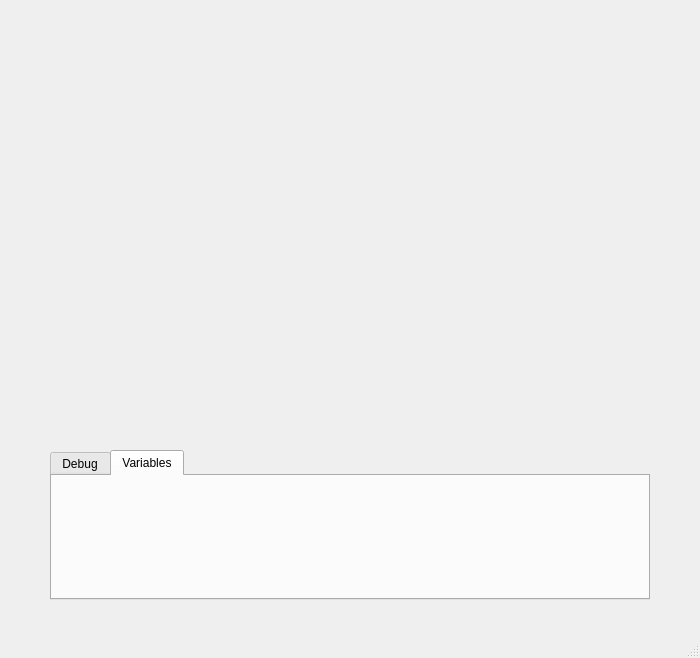
<?xml version="1.0" encoding="UTF-8"?>
<ui version="4.0">
 <class>MainWindow</class>
 <widget class="QMainWindow" name="MainWindow">
  <property name="geometry">
   <rect>
    <x>0</x>
    <y>0</y>
    <width>700</width>
    <height>658</height>
   </rect>
  </property>
  <property name="windowTitle">
   <string>MainWindow</string>
  </property>
  <widget class="QWidget" name="centralwidget">
   <widget class="QTabWidget" name="tabWidget">
    <property name="geometry">
     <rect>
      <x>50</x>
      <y>450</y>
      <width>600</width>
      <height>150</height>
     </rect>
    </property>
    <property name="currentIndex">
     <number>1</number>
    </property>
    <property name="iconSize">
     <size>
      <width>16</width>
      <height>16</height>
     </size>
    </property>
    <property name="tabsClosable">
     <bool>false</bool>
    </property>
    <property name="tabBarAutoHide">
     <bool>false</bool>
    </property>
    <widget class="QWidget" name="debugTab">
     <attribute name="title">
      <string>Debug</string>
     </attribute>
     <widget class="QScrollArea" name="scrollArea">
      <property name="geometry">
       <rect>
        <x>0</x>
        <y>0</y>
        <width>600</width>
        <height>125</height>
       </rect>
      </property>
      <property name="widgetResizable">
       <bool>true</bool>
      </property>
      <widget class="QWidget" name="scrollAreaWidgetContents">
       <property name="geometry">
        <rect>
         <x>0</x>
         <y>0</y>
         <width>598</width>
         <height>123</height>
        </rect>
       </property>
       <widget class="QTextBrowser" name="textBrowser">
        <property name="geometry">
         <rect>
          <x>0</x>
          <y>0</y>
          <width>600</width>
          <height>125</height>
         </rect>
        </property>
       </widget>
      </widget>
     </widget>
    </widget>
    <widget class="QWidget" name="variablesTab">
     <attribute name="title">
      <string>Variables</string>
     </attribute>
    </widget>
   </widget>
  </widget>
  <widget class="QMenuBar" name="menubar">
   <property name="geometry">
    <rect>
     <x>0</x>
     <y>0</y>
     <width>700</width>
     <height>21</height>
    </rect>
   </property>
  </widget>
  <widget class="QStatusBar" name="statusbar"/>
 </widget>
 <resources/>
 <connections/>
</ui>
